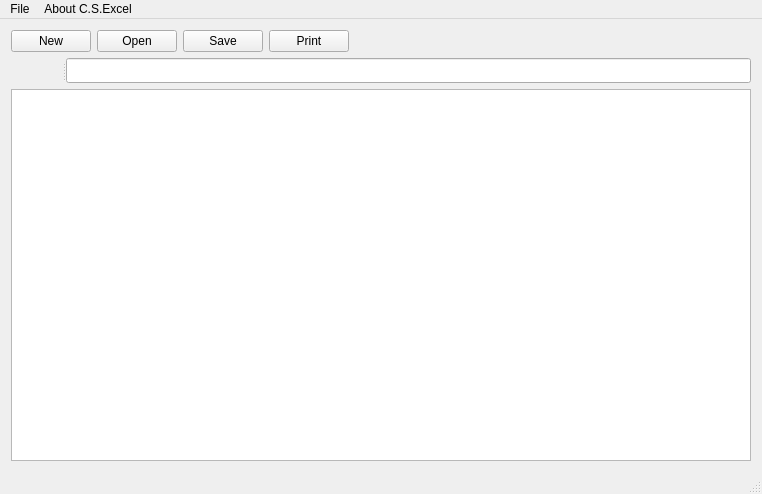
<?xml version="1.0" encoding="UTF-8"?>
<ui version="4.0">
 <class>MainWindow</class>
 <widget class="QMainWindow" name="MainWindow">
  <property name="windowModality">
   <enum>Qt::NonModal</enum>
  </property>
  <property name="enabled">
   <bool>true</bool>
  </property>
  <property name="geometry">
   <rect>
    <x>0</x>
    <y>0</y>
    <width>762</width>
    <height>494</height>
   </rect>
  </property>
  <property name="windowTitle">
   <string>C.S. - Excel V3.1416</string>
  </property>
  <property name="windowIcon">
   <iconset resource="Resources.qrc">
    <normaloff>:/icono 3.png</normaloff>:/icono 3.png</iconset>
  </property>
  <property name="documentMode">
   <bool>false</bool>
  </property>
  <property name="unifiedTitleAndToolBarOnMac">
   <bool>false</bool>
  </property>
  <widget class="QWidget" name="centralWidget">
   <layout class="QVBoxLayout" name="verticalLayout">
    <item>
     <layout class="QHBoxLayout" name="horizontalLayout">
      <item>
       <widget class="QPushButton" name="button_save_2">
        <property name="cursor">
         <cursorShape>PointingHandCursor</cursorShape>
        </property>
        <property name="text">
         <string>New</string>
        </property>
        <property name="icon">
         <iconset resource="Resources.qrc">
          <normaloff>:/nuevo.png</normaloff>:/nuevo.png</iconset>
        </property>
       </widget>
      </item>
      <item>
       <widget class="QPushButton" name="pushButton">
        <property name="cursor">
         <cursorShape>PointingHandCursor</cursorShape>
        </property>
        <property name="text">
         <string>Open</string>
        </property>
        <property name="icon">
         <iconset resource="Resources.qrc">
          <normaloff>:/Abrir.png</normaloff>:/Abrir.png</iconset>
        </property>
       </widget>
      </item>
      <item>
       <widget class="QPushButton" name="button_save">
        <property name="cursor">
         <cursorShape>PointingHandCursor</cursorShape>
        </property>
        <property name="text">
         <string>Save</string>
        </property>
        <property name="icon">
         <iconset resource="Resources.qrc">
          <normaloff>:/guardar.png</normaloff>:/guardar.png</iconset>
        </property>
       </widget>
      </item>
      <item>
       <widget class="QPushButton" name="button_print">
        <property name="cursor">
         <cursorShape>PointingHandCursor</cursorShape>
        </property>
        <property name="text">
         <string>Print</string>
        </property>
        <property name="icon">
         <iconset resource="Resources.qrc">
          <normaloff>:/imprimir.png</normaloff>:/imprimir.png</iconset>
        </property>
       </widget>
      </item>
      <item>
       <spacer name="horizontalSpacer">
        <property name="orientation">
         <enum>Qt::Horizontal</enum>
        </property>
        <property name="sizeHint" stdset="0">
         <size>
          <width>268</width>
          <height>20</height>
         </size>
        </property>
       </spacer>
      </item>
     </layout>
    </item>
    <item>
     <widget class="QSplitter" name="splitter">
      <property name="orientation">
       <enum>Qt::Horizontal</enum>
      </property>
      <widget class="QLabel" name="actual_cell">
       <property name="font">
        <font>
         <family>Segoe UI Symbol</family>
         <pointsize>10</pointsize>
         <weight>75</weight>
         <bold>true</bold>
        </font>
       </property>
       <property name="styleSheet">
        <string notr="true">color: rgb(0, 0, 255);</string>
       </property>
       <property name="text">
        <string/>
       </property>
      </widget>
      <widget class="QLineEdit" name="Formule_Bar">
       <property name="font">
        <font>
         <family>Arial Unicode MS</family>
         <weight>50</weight>
         <bold>false</bold>
        </font>
       </property>
       <property name="text">
        <string/>
       </property>
      </widget>
     </widget>
    </item>
    <item>
     <widget class="QTableWidget" name="spreadsheet">
      <property name="enabled">
       <bool>true</bool>
      </property>
      <property name="acceptDrops">
       <bool>false</bool>
      </property>
      <property name="whatsThis">
       <string>&lt;html&gt;&lt;head/&gt;&lt;body&gt;&lt;p&gt;&lt;br/&gt;&lt;/p&gt;&lt;/body&gt;&lt;/html&gt;</string>
      </property>
      <property name="autoScroll">
       <bool>true</bool>
      </property>
      <property name="editTriggers">
       <set>QAbstractItemView::AnyKeyPressed|QAbstractItemView::DoubleClicked|QAbstractItemView::EditKeyPressed</set>
      </property>
      <property name="dragEnabled">
       <bool>false</bool>
      </property>
      <property name="dragDropMode">
       <enum>QAbstractItemView::DragDrop</enum>
      </property>
      <property name="showGrid">
       <bool>true</bool>
      </property>
      <property name="gridStyle">
       <enum>Qt::SolidLine</enum>
      </property>
      <property name="rowCount">
       <number>0</number>
      </property>
      <property name="columnCount">
       <number>0</number>
      </property>
      <attribute name="horizontalHeaderDefaultSectionSize">
       <number>100</number>
      </attribute>
      <attribute name="verticalHeaderDefaultSectionSize">
       <number>30</number>
      </attribute>
      <attribute name="verticalHeaderMinimumSectionSize">
       <number>5</number>
      </attribute>
      <attribute name="verticalHeaderShowSortIndicator" stdset="0">
       <bool>false</bool>
      </attribute>
     </widget>
    </item>
   </layout>
   <zorder>spreadsheet</zorder>
   <zorder>splitter</zorder>
  </widget>
  <widget class="QMenuBar" name="menuBar">
   <property name="geometry">
    <rect>
     <x>0</x>
     <y>0</y>
     <width>762</width>
     <height>21</height>
    </rect>
   </property>
   <widget class="QMenu" name="menuFile">
    <property name="title">
     <string>File</string>
    </property>
    <addaction name="actionNew"/>
    <addaction name="actionOpen"/>
    <addaction name="actionSave"/>
    <addaction name="separator"/>
    <addaction name="actionPrint"/>
    <addaction name="separator"/>
    <addaction name="actionExit"/>
   </widget>
   <widget class="QMenu" name="menuAbout_C_S_Excel">
    <property name="title">
     <string>About C.S.Excel</string>
    </property>
    <addaction name="actionAbout_C_S_Excel"/>
   </widget>
   <addaction name="menuFile"/>
   <addaction name="menuAbout_C_S_Excel"/>
  </widget>
  <widget class="QStatusBar" name="statusBar"/>
  <action name="actionNew">
   <property name="icon">
    <iconset resource="Resources.qrc">
     <normaloff>:/nuevo.png</normaloff>:/nuevo.png</iconset>
   </property>
   <property name="text">
    <string>New</string>
   </property>
  </action>
  <action name="actionOpen">
   <property name="icon">
    <iconset resource="Resources.qrc">
     <normaloff>:/Abrir.png</normaloff>:/Abrir.png</iconset>
   </property>
   <property name="text">
    <string>Open</string>
   </property>
  </action>
  <action name="actionSave">
   <property name="icon">
    <iconset resource="Resources.qrc">
     <normaloff>:/guardar.png</normaloff>:/guardar.png</iconset>
   </property>
   <property name="text">
    <string>Save</string>
   </property>
  </action>
  <action name="actionPrint">
   <property name="icon">
    <iconset resource="Resources.qrc">
     <normaloff>:/imprimir.png</normaloff>:/imprimir.png</iconset>
   </property>
   <property name="text">
    <string>Print</string>
   </property>
  </action>
  <action name="actionAbout_C_S_Excel">
   <property name="icon">
    <iconset resource="Resources.qrc">
     <normaloff>:/icono 3.png</normaloff>:/icono 3.png</iconset>
   </property>
   <property name="text">
    <string>About C.S. Excel</string>
   </property>
  </action>
  <action name="actionExit">
   <property name="icon">
    <iconset resource="Resources.qrc">
     <normaloff>:/salir.png</normaloff>:/salir.png</iconset>
   </property>
   <property name="text">
    <string>Exit</string>
   </property>
  </action>
 </widget>
 <layoutdefault spacing="6" margin="11"/>
 <tabstops>
  <tabstop>spreadsheet</tabstop>
  <tabstop>Formule_Bar</tabstop>
  <tabstop>button_save</tabstop>
  <tabstop>button_print</tabstop>
 </tabstops>
 <resources>
  <include location="Resources.qrc"/>
 </resources>
 <connections/>
</ui>
